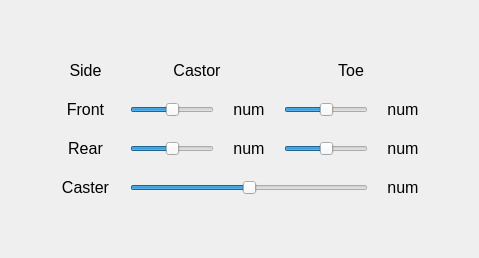
     <widget class="QWidget" name="tab_alignment">
      <attribute name="title">
       <string>Alignment</string>
      </attribute>
      <layout class="QGridLayout" name="gridLayout_4">
       <item row="2" column="1">
        <spacer name="verticalSpacer_alignment_d">
         <property name="orientation">
          <enum>Qt::Vertical</enum>
         </property>
         <property name="sizeType">
          <enum>QSizePolicy::Preferred</enum>
         </property>
         <property name="sizeHint" stdset="0">
          <size>
           <width>20</width>
           <height>40</height>
          </size>
         </property>
        </spacer>
       </item>
       <item row="1" column="1">
        <layout class="QGridLayout" name="gridLayout_castor_toe">
         <property name="leftMargin">
          <number>10</number>
         </property>
         <property name="topMargin">
          <number>10</number>
         </property>
         <property name="rightMargin">
          <number>10</number>
         </property>
         <property name="bottomMargin">
          <number>10</number>
         </property>
         <property name="spacing">
          <number>20</number>
         </property>
         <item row="2" column="1">
          <widget class="QSlider" name="horizontalSlider_alignment_rear_camber">
           <property name="sizePolicy">
            <sizepolicy hsizetype="Preferred" vsizetype="Preferred">
             <horstretch>0</horstretch>
             <verstretch>0</verstretch>
            </sizepolicy>
           </property>
           <property name="minimumSize">
            <size>
             <width>40</width>
             <height>10</height>
            </size>
           </property>
           <property name="maximumSize">
            <size>
             <width>16777215</width>
             <height>20</height>
            </size>
           </property>
           <property name="minimum">
            <number>-10000</number>
           </property>
           <property name="maximum">
            <number>10000</number>
           </property>
           <property name="pageStep">
            <number>1</number>
           </property>
           <property name="value">
            <number>0</number>
           </property>
           <property name="orientation">
            <enum>Qt::Horizontal</enum>
           </property>
          </widget>
         </item>
         <item row="0" column="1" colspan="2">
          <widget class="QLabel" name="label_alignment_castor">
           <property name="minimumSize">
            <size>
             <width>40</width>
             <height>10</height>
            </size>
           </property>
           <property name="maximumSize">
            <size>
             <width>16777215</width>
             <height>20</height>
            </size>
           </property>
           <property name="font">
            <font>
             <pointsize>12</pointsize>
            </font>
           </property>
           <property name="text">
            <string>Castor</string>
           </property>
           <property name="alignment">
            <set>Qt::AlignCenter</set>
           </property>
          </widget>
         </item>
         <item row="0" column="3" colspan="2">
          <widget class="QLabel" name="label_alignment_toe">
           <property name="minimumSize">
            <size>
             <width>40</width>
             <height>10</height>
            </size>
           </property>
           <property name="maximumSize">
            <size>
             <width>16777215</width>
             <height>20</height>
            </size>
           </property>
           <property name="font">
            <font>
             <pointsize>12</pointsize>
            </font>
           </property>
           <property name="text">
            <string>Toe</string>
           </property>
           <property name="alignment">
            <set>Qt::AlignCenter</set>
           </property>
          </widget>
         </item>
         <item row="1" column="3">
          <widget class="QSlider" name="horizontalSlider_alignment_front_toe">
           <property name="sizePolicy">
            <sizepolicy hsizetype="Preferred" vsizetype="Preferred">
             <horstretch>0</horstretch>
             <verstretch>0</verstretch>
            </sizepolicy>
           </property>
           <property name="minimumSize">
            <size>
             <width>40</width>
             <height>10</height>
            </size>
           </property>
           <property name="maximumSize">
            <size>
             <width>16777215</width>
             <height>20</height>
            </size>
           </property>
           <property name="minimum">
            <number>-10000</number>
           </property>
           <property name="maximum">
            <number>10000</number>
           </property>
           <property name="pageStep">
            <number>1</number>
           </property>
           <property name="value">
            <number>0</number>
           </property>
           <property name="orientation">
            <enum>Qt::Horizontal</enum>
           </property>
          </widget>
         </item>
         <item row="2" column="0">
          <widget class="QLabel" name="label_alignment_rear">
           <property name="minimumSize">
            <size>
             <width>40</width>
             <height>10</height>
            </size>
           </property>
           <property name="maximumSize">
            <size>
             <width>50</width>
             <height>20</height>
            </size>
           </property>
           <property name="font">
            <font>
             <pointsize>12</pointsize>
            </font>
           </property>
           <property name="text">
            <string>Rear</string>
           </property>
           <property name="alignment">
            <set>Qt::AlignCenter</set>
           </property>
          </widget>
         </item>
         <item row="2" column="4">
          <widget class="QLabel" name="label_alignment_rear_toe_value">
           <property name="minimumSize">
            <size>
             <width>20</width>
             <height>10</height>
            </size>
           </property>
           <property name="maximumSize">
            <size>
             <width>30</width>
             <height>20</height>
            </size>
           </property>
           <property name="font">
            <font>
             <pointsize>12</pointsize>
            </font>
           </property>
           <property name="text">
            <string>num</string>
           </property>
           <property name="alignment">
            <set>Qt::AlignCenter</set>
           </property>
          </widget>
         </item>
         <item row="2" column="2">
          <widget class="QLabel" name="label_alignment_rear_camber_value">
           <property name="minimumSize">
            <size>
             <width>20</width>
             <height>10</height>
            </size>
           </property>
           <property name="maximumSize">
            <size>
             <width>30</width>
             <height>20</height>
            </size>
           </property>
           <property name="font">
            <font>
             <pointsize>12</pointsize>
            </font>
           </property>
           <property name="text">
            <string>num</string>
           </property>
           <property name="alignment">
            <set>Qt::AlignCenter</set>
           </property>
          </widget>
         </item>
         <item row="2" column="3">
          <widget class="QSlider" name="horizontalSlider_alignment_rear_toe">
           <property name="sizePolicy">
            <sizepolicy hsizetype="Preferred" vsizetype="Preferred">
             <horstretch>0</horstretch>
             <verstretch>0</verstretch>
            </sizepolicy>
           </property>
           <property name="minimumSize">
            <size>
             <width>40</width>
             <height>10</height>
            </size>
           </property>
           <property name="maximumSize">
            <size>
             <width>16777215</width>
             <height>20</height>
            </size>
           </property>
           <property name="minimum">
            <number>-10000</number>
           </property>
           <property name="maximum">
            <number>10000</number>
           </property>
           <property name="pageStep">
            <number>1</number>
           </property>
           <property name="value">
            <number>0</number>
           </property>
           <property name="orientation">
            <enum>Qt::Horizontal</enum>
           </property>
          </widget>
         </item>
         <item row="1" column="2">
          <widget class="QLabel" name="label_alignment_front_camber_value">
           <property name="minimumSize">
            <size>
             <width>20</width>
             <height>10</height>
            </size>
           </property>
           <property name="maximumSize">
            <size>
             <width>30</width>
             <height>20</height>
            </size>
           </property>
           <property name="font">
            <font>
             <pointsize>12</pointsize>
            </font>
           </property>
           <property name="text">
            <string>num</string>
           </property>
           <property name="alignment">
            <set>Qt::AlignCenter</set>
           </property>
          </widget>
         </item>
         <item row="1" column="0">
          <widget class="QLabel" name="label_alignment_front">
           <property name="minimumSize">
            <size>
             <width>40</width>
             <height>10</height>
            </size>
           </property>
           <property name="maximumSize">
            <size>
             <width>50</width>
             <height>20</height>
            </size>
           </property>
           <property name="font">
            <font>
             <pointsize>12</pointsize>
            </font>
           </property>
           <property name="text">
            <string>Front</string>
           </property>
           <property name="alignment">
            <set>Qt::AlignCenter</set>
           </property>
          </widget>
         </item>
         <item row="1" column="4">
          <widget class="QLabel" name="label_alignment_front_toe_value">
           <property name="minimumSize">
            <size>
             <width>20</width>
             <height>10</height>
            </size>
           </property>
           <property name="maximumSize">
            <size>
             <width>30</width>
             <height>20</height>
            </size>
           </property>
           <property name="font">
            <font>
             <pointsize>12</pointsize>
            </font>
           </property>
           <property name="text">
            <string>num</string>
           </property>
           <property name="alignment">
            <set>Qt::AlignCenter</set>
           </property>
          </widget>
         </item>
         <item row="0" column="0">
          <widget class="QLabel" name="label_alignment_side">
           <property name="minimumSize">
            <size>
             <width>30</width>
             <height>10</height>
            </size>
           </property>
           <property name="maximumSize">
            <size>
             <width>50</width>
             <height>20</height>
            </size>
           </property>
           <property name="font">
            <font>
             <pointsize>12</pointsize>
            </font>
           </property>
           <property name="text">
            <string>Side</string>
           </property>
           <property name="alignment">
            <set>Qt::AlignCenter</set>
           </property>
          </widget>
         </item>
         <item row="1" column="1">
          <widget class="QSlider" name="horizontalSlider_alignment_front_camber">
           <property name="sizePolicy">
            <sizepolicy hsizetype="Preferred" vsizetype="Preferred">
             <horstretch>0</horstretch>
             <verstretch>0</verstretch>
            </sizepolicy>
           </property>
           <property name="minimumSize">
            <size>
             <width>40</width>
             <height>10</height>
            </size>
           </property>
           <property name="maximumSize">
            <size>
             <width>16777215</width>
             <height>20</height>
            </size>
           </property>
           <property name="minimum">
            <number>-10000</number>
           </property>
           <property name="maximum">
            <number>10000</number>
           </property>
           <property name="pageStep">
            <number>1</number>
           </property>
           <property name="value">
            <number>0</number>
           </property>
           <property name="orientation">
            <enum>Qt::Horizontal</enum>
           </property>
           <property name="invertedAppearance">
            <bool>false</bool>
           </property>
           <property name="invertedControls">
            <bool>false</bool>
           </property>
           <property name="tickPosition">
            <enum>QSlider::NoTicks</enum>
           </property>
          </widget>
         </item>
         <item row="3" column="0">
          <widget class="QLabel" name="label_alignment_caster">
           <property name="minimumSize">
            <size>
             <width>40</width>
             <height>10</height>
            </size>
           </property>
           <property name="maximumSize">
            <size>
             <width>50</width>
             <height>20</height>
            </size>
           </property>
           <property name="font">
            <font>
             <pointsize>12</pointsize>
            </font>
           </property>
           <property name="text">
            <string>Caster</string>
           </property>
           <property name="alignment">
            <set>Qt::AlignCenter</set>
           </property>
          </widget>
         </item>
         <item row="3" column="4">
          <widget class="QLabel" name="label_alignment_front_caster_value">
           <property name="minimumSize">
            <size>
             <width>20</width>
             <height>10</height>
            </size>
           </property>
           <property name="maximumSize">
            <size>
             <width>30</width>
             <height>20</height>
            </size>
           </property>
           <property name="font">
            <font>
             <pointsize>12</pointsize>
            </font>
           </property>
           <property name="text">
            <string>num</string>
           </property>
           <property name="alignment">
            <set>Qt::AlignCenter</set>
           </property>
          </widget>
         </item>
         <item row="3" column="1" colspan="3">
          <widget class="QSlider" name="horizontalSlider_alignment_front_caster">
           <property name="sizePolicy">
            <sizepolicy hsizetype="Preferred" vsizetype="Preferred">
             <horstretch>0</horstretch>
             <verstretch>0</verstretch>
            </sizepolicy>
           </property>
           <property name="minimumSize">
            <size>
             <width>100</width>
             <height>10</height>
            </size>
           </property>
           <property name="maximumSize">
            <size>
             <width>16777215</width>
             <height>20</height>
            </size>
           </property>
           <property name="minimum">
            <number>-10000</number>
           </property>
           <property name="maximum">
            <number>10000</number>
           </property>
           <property name="pageStep">
            <number>1</number>
           </property>
           <property name="value">
            <number>0</number>
           </property>
           <property name="orientation">
            <enum>Qt::Horizontal</enum>
           </property>
          </widget>
         </item>
        </layout>
       </item>
       <item row="0" column="1">
        <spacer name="verticalSpacer_alignment_u">
         <property name="orientation">
          <enum>Qt::Vertical</enum>
         </property>
         <property name="sizeType">
          <enum>QSizePolicy::Preferred</enum>
         </property>
         <property name="sizeHint" stdset="0">
          <size>
           <width>20</width>
           <height>40</height>
          </size>
         </property>
        </spacer>
       </item>
       <item row="1" column="0">
        <spacer name="horizontalSpacer_alignment_l">
         <property name="orientation">
          <enum>Qt::Horizontal</enum>
         </property>
         <property name="sizeType">
          <enum>QSizePolicy::Preferred</enum>
         </property>
         <property name="sizeHint" stdset="0">
          <size>
           <width>40</width>
           <height>20</height>
          </size>
         </property>
        </spacer>
       </item>
       <item row="1" column="2">
        <spacer name="horizontalSpacer_alignment_r">
         <property name="orientation">
          <enum>Qt::Horizontal</enum>
         </property>
         <property name="sizeType">
          <enum>QSizePolicy::Preferred</enum>
         </property>
         <property name="sizeHint" stdset="0">
          <size>
           <width>40</width>
           <height>20</height>
          </size>
         </property>
        </spacer>
       </item>
      </layout>
     </widget>
